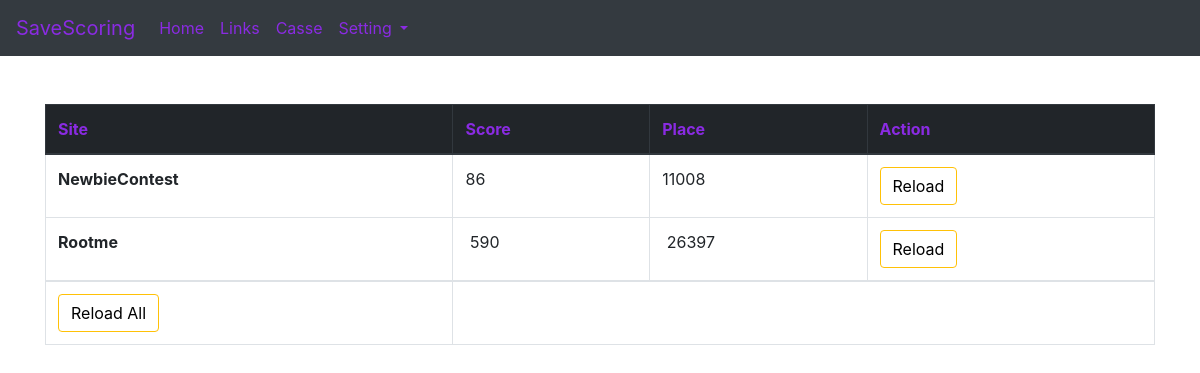
The page /score on the database as committed earlier.
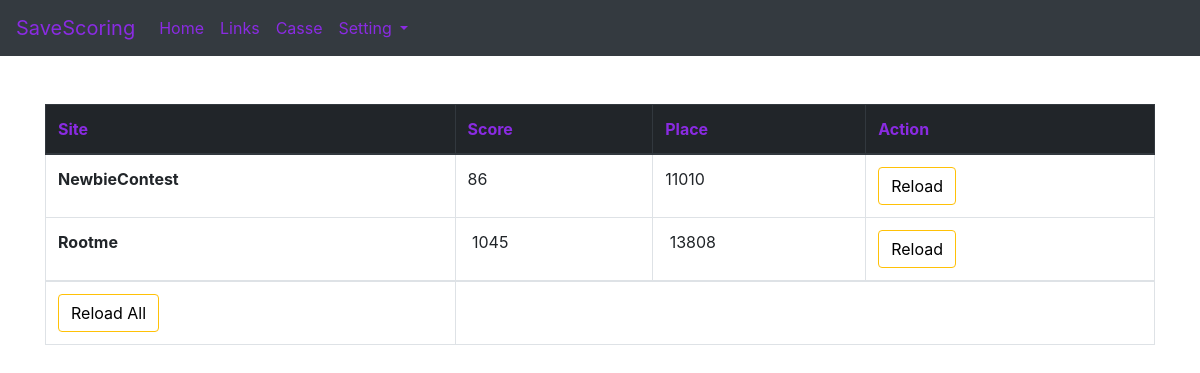
The same page on the database as committed later.
### tables this page shows
CREATE TABLE users (
            id INTEGER PRIMARY KEY AUTOINCREMENT,
            Site TEXT NOT NULL UNIQUE,
            Score INTEGER NOT NULL,
            Place INTEGER NOT NULL           
        );

### app.py (the view)
@app.route("/score")
def score():
    scores = UsersDataBase.read_in_data_base()  # Read value in a data base
    return render_template("score.html", scores=scores)

### mxbdd.py (called while the page is built)
    def read_in_data_base(self):
        con = sqlite3.connect(self.NameBdd)
        cursor = con.cursor()
        cursor.execute("SELECT Site, Score, Place FROM users")
        result = cursor.fetchall()
        return [{"Site": row[0], "Score": row[1], "Place": row[2]} for row in result]

### templates/score.html (shortened to what this page needs)
{% extends "base.html" %}
{% block content %}
<div class="row">
    <div class="col-md-12">
        <table class="table table-bordered mt-5">
            <thead class="thead-dark">
                <tr>
                    <th scope="col" style="color: blueviolet;">Site</th>
                    <th scope="col" style="color: blueviolet;">Score</th>
                    <th scope="col" style="color: blueviolet;">Place</th>
                    <th scope="col" style="color: blueviolet;">Action</th>
                </tr>
            </thead>
            <tbody>
            {% for score in scores  %}
                <tr>
                    <td><strong>{{ score.get("Site") }}</strong></td>
                    <td>{{ score.get("Score") }}</td>
                    <td>{{ score.get("Place") }}</td>
                    <td><form action="{{url_for('sync_score')}}" method="post"><input type="hidden" name="site" value="{{ score.get('Site') }}" /><button type="submit" class="btn btn-outline-warning" style="color: black;">Reload</button></form></td>
                </tr>
            {% endfor %}
            </tbody>
            <td><form action="{{url_for('all_sync')}}" method="post"><button type="submit" class="btn btn-outline-warning" style="color: black;">Reload All</button></form></td>
        </table>
    </div>
</div>
{% endblock %}

### templates/base.html (shortened to what this page needs)
<!DOCTYPE html>
<html lang="fr">
<head>
    <link rel="stylesheet" href="https://cdn.jsdelivr.net/npm/bootstrap@4.0.0/dist/css/bootstrap.min.css">
    {% include 'navigate.html' %}
</head>
<body>
<div class="container">
    {% block content %}{% endblock %}
</div>
</body>
</html>

### templates/navigate.html (shortened to what this page needs)
<nav class="navbar navbar-expand-lg navbar-dark bg-dark">
    <a class="navbar-brand" style="color: blueviolet;" href="{{url_for('index')}}">SaveScoring</a>
    <div class="collapse navbar-collapse" id="navbarNavDropdown">
      <ul class="navbar-nav">
        <li class="nav-item">
          <a class="nav-link" style="color: blueviolet;" href="{{url_for('index')}}">Home</a>
        </li>
        <li class="nav-item">
          <a class="nav-link" style="color: blueviolet;" href="{{url_for('links')}}">Links</a>
        </li>
        <li class="nav-item">
          <a class="nav-link" style="color: blueviolet;" href="{{url_for('bruteforce_l')}}">Casse</a>
        </li>
        <li class="nav-item dropdown">
          <a class="nav-link dropdown-toggle" style="color: blueviolet;"  href="#" id="navbarDropdownMenuLink" data-toggle="dropdown" aria-haspopup="true" aria-expanded="false">
            Setting
          </a>
        </li>
      </ul>
    </div>
  </nav>

Rows that differ between the two databases and show on the page:
changed users "NewbieContest": get "11008" → "11010"
changed users "Rootme": get "590" → "1045"; get "26397" → "13808"
